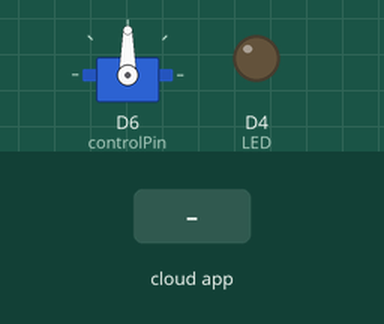
Recording of a sketch running on a simulated ESP8266 (NodeMCU). Parts: servo, output pins drawn as LEDs (lit = HIGH). The inputs (shaded band) are chosen by the test bench. WiFi joins after 1.5 s; servers stay silent unless stated; the Firebase database answers and starts empty; what the sketch prints to the serial monitor is not drawn.

Above: at 2.7 s.
2.8 s: the phone or cloud app sets SG90 to 1
6.3 s: the phone or cloud app sets LED to 1
At 7.6 s:
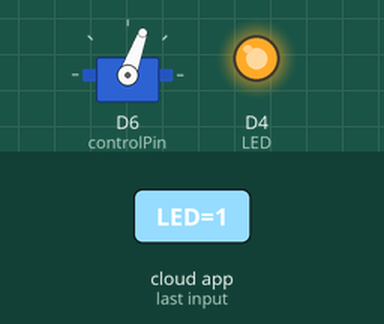
8.3 s: the phone or cloud app sets SG90 to 0
At 11.8 s:
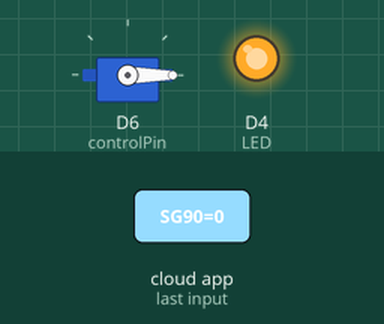
12.1 s: the phone or cloud app sets LED to 0
At 14.0 s:
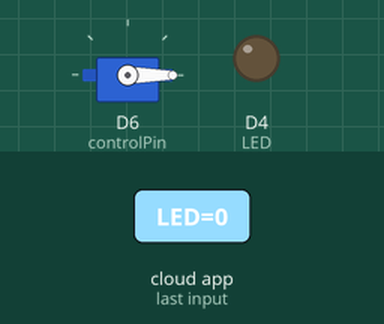
Timing chart, 0 to 15.1 s (numbered marks = the images above; inputs shaded):
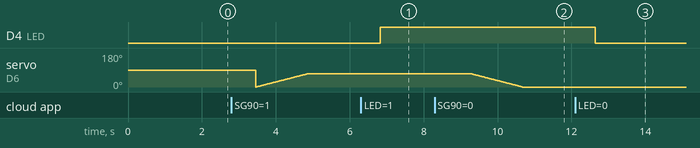

The sketch:

Servo_Motor.ino
```cpp
#include <ESP8266WiFi.h>
#include <Servo.h>
#include "FirebaseESP8266.h"

#define tempPin A0
#define LED D4
#define controlPin D6

FirebaseData firebaseData;
Servo myservo; // 建立Servo物件，控制伺服馬達

bool preStatus = false;
bool ledState = false;
float tempC;


void setup() {
  //led SetUp
  pinMode(LED,OUTPUT);

  // put your setup code here, to run once:
  pinMode(controlPin, OUTPUT);

  // Connect Wi-Fi
  Serial.begin(115200);
  Serial.println();
  WiFi.begin("Pixel", "macu830410");
  Serial.print("Connecting");
  while (WiFi.status() != WL_CONNECTED)
  {
    delay(500);
    Serial.print(".");
  }
  Serial.println();
  Serial.print("Connected, IP address: ");
  Serial.println(WiFi.localIP());

  myservo.attach(controlPin); // 連接數位腳位D6，伺服馬達的訊號線

  // Connect firebase
  Firebase.begin("iot-aloni.firebaseio.com", "niI76kmgD1VfckKX2VPHwQqkVmWK4G9i3d27ddaI");
  Firebase.reconnectWiFi(true);
  Firebase.setMaxRetry(firebaseData, 3);
  Firebase.setMaxErrorQueue(firebaseData, 30);
}

void loop() {
  // put your main code here, to run repeatedly:


  if (Firebase.getBool(firebaseData, "/iot0624/SG90")) {
    if (firebaseData.dataType() == "boolean") {
      bool direction = firebaseData.boolData();

      if ((direction == true) && (preStatus == false)) {
        myservo.write(0);
        for(int i = 0; i <= 70; i+=1){
          myservo.write(i); // 使用write，傳入角度，從0度轉到180度
          delay(20);
        }
        preStatus = true;
      }
      else if ((direction == false) && (preStatus == true)){
        for(int i = 70; i >= 0; i-=1){
          myservo.write(i);// 使用write，傳入角度，從180度轉到0度
          delay(20);
        }
        preStatus = false;
      }

      else {
        delay(1000);
      }
    }
  }
  else {
    Serial.println(firebaseData.errorReason());
  }


   if (Firebase.getBool(firebaseData, "/iot0624/LED")) {
    if (firebaseData.dataType() == "boolean") {
      ledState = firebaseData.boolData();
      Serial.println(ledState);
      digitalWrite(LED,ledState);
    }

  } else {
    Serial.println(firebaseData.errorReason());
  }

  delay(500);
}
```

Measured:
- after the input at 6.3 s, D4 (LED): LOW → HIGH after 0.52 s
- after the input at 8.3 s, servo on D6 (controlPin): moves from 70° to 0° over 1.4 s, starting after 0.99 s
- after the input at 12.1 s, D4 (LED): HIGH → LOW after 0.54 s
